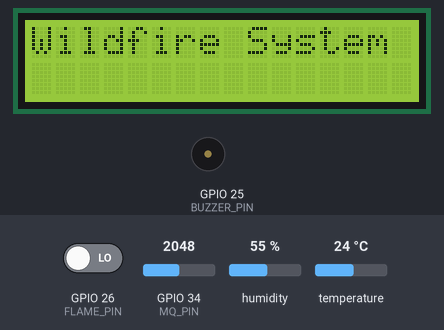
This sketch was run on a simulated ESP32. Shown: 16×2 character LCD, buzzer (waves = sounding). Inputs (shaded band) come from the test bench; at power-on: GPIO 26 (FLAME_PIN) LOW, GPIO 34 (MQ_PIN) = 2048, humidity 55 %, temperature 24 °C. WiFi joins after 1.5 s; servers stay silent unless stated; uploads are accepted with an empty reply; the local clock reads 2024-03-15 10:24:30 at power-on unless the sketch sets it; what the sketch prints to the serial monitor is not drawn.

Above: at 0.1 s.
At 27.7 s:
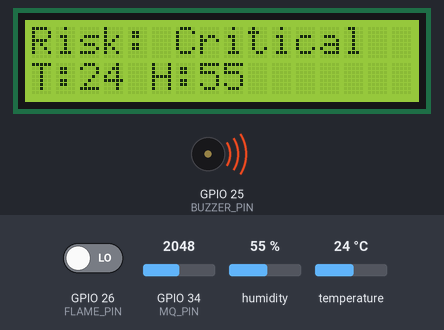
Timing chart, 0 to 29.2 s (numbered marks = the images above):
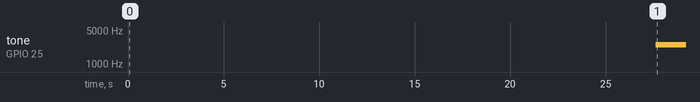

The sketch:

sketch_WILDFIREDETECTIONdec27a.ino
```cpp
#include <Wire.h>
#include <LiquidCrystal_I2C.h>
#include <WiFi.h>
#include <WiFiClientSecure.h>
#include <HTTPClient.h>
#include <time.h>
#include "DHT.h"

// ---------------- WIFI ----------------
// ---- Wi-Fi ----
#define WIFI_SSID ""
#define WIFI_PASSWORD ""

// ---------------- EMAIL ----------------
#define SMTP_HOST "smtp.gmail.com"
#define SMTP_PORT 465
#define AUTHOR_EMAIL "ismotaraprova@gmail.com"
#define AUTHOR_PASSWORD ""
#define RECIPIENT_EMAIL "provaismot@gmail.com"

// ---------------- FIREBASE ----------------
#define DATABASE_URL "https://earlywarningsystem-53511-default-rtdb.firebaseio.com/wildfireData.json"


// ---------------- LCD ----------------
LiquidCrystal_I2C lcd(0x27, 16, 2);

// ---------------- SENSOR PINS ----------------
#define DHT_PIN 4
#define MQ_PIN 34
#define FLAME_PIN 26
#define BUZZER_PIN 25

#define DHTTYPE DHT22
DHT dht(DHT_PIN, DHTTYPE);

// ---------------- THRESHOLDS ----------------

// Temperature
#define TEMP_WARM 35
#define TEMP_HIGH 45
#define TEMP_EXTREME 50

// Humidity
#define HUMIDITY_MODERATE 45
#define HUMIDITY_DRY 40
#define HUMIDITY_VERY_DRY 30

#define MQ_MEDIUM 600
#define MQ_HIGH   1200


// ---------------- VARIABLES ----------------
bool wildfireDetected = false;
bool lastFireState = false;
bool emailSent = false;
bool safeEmailSent = false;

unsigned long lastBlink = 0;
bool showAlert = false;

// ---------------- TIME ----------------
String getTimeNow() {
  configTime(6 * 3600, 0, "pool.ntp.org", "time.nist.gov");
  struct tm t;
  if (!getLocalTime(&t)) return "Unknown";

  char buf[25];
  strftime(buf, sizeof(buf), "%Y-%m-%d %H:%M:%S", &t);
  return String(buf);
}

// ---------------- EMAIL ----------------
void sendEmail(const char* subject, const char* body) {
  WiFiClientSecure client;
  client.setInsecure();

  if (!client.connect(SMTP_HOST, SMTP_PORT)) return;

  auto waitResp = [&]() {
    unsigned long t = millis() + 3000;
    while (millis() < t) {
      while (client.available()) client.readStringUntil('\n');
    }
  };

  client.println("EHLO esp32"); waitResp();
  client.println("AUTH LOGIN"); waitResp();
  client.println("aXNtb3RhcmFwcm92YUBnbWFpbC5jb20="); waitResp();
  client.println("a2NrdyBmZXd0IHF3bXAgbXR0YQ=="); waitResp();

  client.printf("MAIL FROM:<%s>\r\n", AUTHOR_EMAIL); waitResp();
  client.printf("RCPT TO:<%s>\r\n", RECIPIENT_EMAIL); waitResp();
  client.println("DATA"); waitResp();

  client.printf("Subject: %s\r\n", subject);
  client.println("Content-Type: text/plain");
  client.println();
  client.println(body);
  client.println(".");
  waitResp();

  client.println("QUIT");
  client.stop();
}

// ---------------- FIREBASE UPLOAD ----------------
void uploadToFirebase(float t, float h, int gas, bool flame, bool fire, String risk) {
  if (WiFi.status() != WL_CONNECTED) return;

  String json = "{";
  json += "\"timestamp\":\"" + getTimeNow() + "\",";
  json += "\"temperature\":" + String(t, 1) + ",";
  json += "\"humidity\":" + String(h, 1) + ",";
  json += "\"gas_value\":" + String(gas) + ",";
  json += "\"flame_detected\":" + String(flame ? 1 : 0) + ",";
  json += "\"wildfire_detected\":" + String(fire ? 1 : 0) + ",";
  json += "\"risk_level\":\"" + risk + "\"";
  json += "}";

  WiFiClientSecure client;
  client.setInsecure();
  HTTPClient http;

  http.begin(client, DATABASE_URL);
  http.addHeader("Content-Type", "application/json");
  http.POST(json);
  http.end();
}

// ---------------- EMAIL MESSAGES ----------------
void sendFireAlert(float t, float h, int gas) {
  char msg[250];
  snprintf(msg, sizeof(msg),
           "🔥 WILDFIRE ALERT!\n"
           "Temperature: %.1f C\n"
           "Humidity: %.1f %%\n"
           "Gas Level: %d\n"
           "Time: %s\n\n"
           "Immediate action required!",
           t, h, gas, getTimeNow().c_str());

  sendEmail("🔥 WILDFIRE ALERT", msg);
}

void sendSafeAlert(float t, float h, int gas) {
  char msg[200];
  snprintf(msg, sizeof(msg),
           "✅ AREA SAFE AGAIN\n"
           "Temperature: %.1f C\n"
           "Humidity: %.1f %%\n"
           "Gas Level: %d\n"
           "Time: %s",
           t, h, gas, getTimeNow().c_str());

  sendEmail("✅ AREA SAFE", msg);
}

// ---------------- SETUP ----------------
void setup() {
  Serial.begin(115200);

  lcd.init();
  lcd.backlight();

  pinMode(FLAME_PIN, INPUT);
  pinMode(BUZZER_PIN, OUTPUT);

  dht.begin();
  analogSetPinAttenuation(MQ_PIN, ADC_11db); // ⭐ IMPORTANT

  lcd.print("Wildfire System");
  delay(1500);
  lcd.clear();

  WiFi.begin(WIFI_SSID, WIFI_PASSWORD);
  while (WiFi.status() != WL_CONNECTED) {
    delay(400);
  }
}

// ---------------- LOOP ----------------
void loop() {

  float temperature = dht.readTemperature();
  float humidity = dht.readHumidity();
  int mqValue = analogRead(MQ_PIN);
  bool flameDetected = (digitalRead(FLAME_PIN) == LOW); // active LOW

  String riskLevel = "Low";
  wildfireDetected = false;

  // =====================================================
  // 🔥 WILDFIRE DECISION LOGIC (FINAL & CLEAN)
  // =====================================================

  // ---- CRITICAL ----

  if (
    (flameDetected && mqValue >= MQ_HIGH) ||
    (temperature >= TEMP_HIGH && humidity <= HUMIDITY_DRY && mqValue >= MQ_MEDIUM)
) {
    riskLevel = "Critical";
    wildfireDetected = true;
}

// ---- HIGH ----
else if (
    (flameDetected && mqValue >= MQ_MEDIUM) ||
    (mqValue >= MQ_HIGH)
) {
    riskLevel = "High";
}

// ---- MEDIUM ----
else if (
    flameDetected ||
    mqValue >= MQ_MEDIUM ||
    (temperature >= TEMP_WARM && humidity <= HUMIDITY_MODERATE)
) {
    riskLevel = "Medium";
}

// ---- LOW ----
else {
    riskLevel = "Low";
}


  // ---------------- UPLOAD ----------------
  uploadToFirebase(
    temperature,
    humidity,
    mqValue,
    flameDetected,
    wildfireDetected,
    riskLevel
  );

  // ---------------- ALERT + BUZZER ----------------
  if (riskLevel == "Critical") {
    if (!emailSent) {
      sendFireAlert(temperature, humidity, mqValue);
      emailSent = true;
      safeEmailSent = false;
    }
  }

  if (millis() - lastBlink > 1500) {
    showAlert = !showAlert;
    lastBlink = millis();
  }

  lcd.clear();
  lcd.setCursor(0, 0);
  lcd.print("Risk: ");
  lcd.print(riskLevel);

  lcd.setCursor(0, 1);
  lcd.print("T:");
  lcd.print(temperature, 0);
  lcd.print(" H:");
  lcd.print(humidity, 0);

if (riskLevel == "Critical") {
    tone(BUZZER_PIN, 2500);
}
else if (riskLevel == "High") {
    tone(BUZZER_PIN, 1800);
    delay(500);
    noTone(BUZZER_PIN);
    delay(500);
}
else if (riskLevel == "Medium") {
    tone(BUZZER_PIN, 1500);
    delay(150);
    noTone(BUZZER_PIN);
}
else {
    noTone(BUZZER_PIN);
}


  // SAFE recovery mail
  if (!wildfireDetected && lastFireState) {
    if (!safeEmailSent) {
      sendSafeAlert(temperature, humidity, mqValue);
      safeEmailSent = true;
      emailSent = false;
    }
  }

  lastFireState = wildfireDetected;

  Serial.printf(
    "T:%.1f H:%.1f MQ:%d Flame:%d Risk:%s\n",
    temperature, humidity, mqValue, flameDetected, riskLevel.c_str()
  );

  delay(3000);
}
```

Measured:
- by itself, tone on GPIO 25 (BUZZER_PIN): silent → 2500 Hz at 27.6 s
